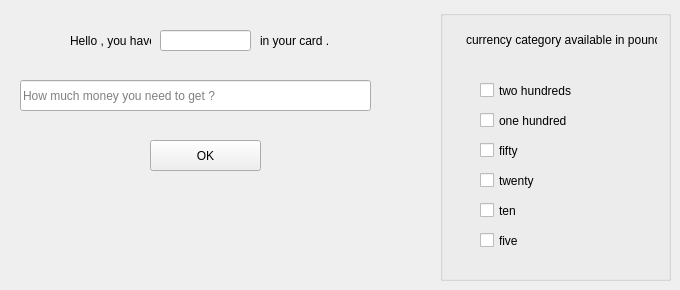
    <widget class="QWidget" name="tab_5">
     <attribute name="title">
      <string>money out</string>
     </attribute>
     <widget class="QPushButton" name="pushButton_15">
      <property name="geometry">
       <rect>
        <x>150</x>
        <y>140</y>
        <width>111</width>
        <height>31</height>
       </rect>
      </property>
      <property name="text">
       <string>OK</string>
      </property>
     </widget>
     <widget class="QLineEdit" name="lineEdit_15">
      <property name="geometry">
       <rect>
        <x>20</x>
        <y>80</y>
        <width>351</width>
        <height>31</height>
       </rect>
      </property>
      <property name="placeholderText">
       <string>How much money you need to get ?</string>
      </property>
     </widget>
     <widget class="QLineEdit" name="lineEdit_16">
      <property name="geometry">
       <rect>
        <x>160</x>
        <y>30</y>
        <width>91</width>
        <height>21</height>
       </rect>
      </property>
     </widget>
     <widget class="QLabel" name="label_18">
      <property name="geometry">
       <rect>
        <x>260</x>
        <y>30</y>
        <width>81</width>
        <height>21</height>
       </rect>
      </property>
      <property name="text">
       <string>in your card .</string>
      </property>
     </widget>
     <widget class="QLabel" name="label_19">
      <property name="geometry">
       <rect>
        <x>70</x>
        <y>30</y>
        <width>81</width>
        <height>21</height>
       </rect>
      </property>
      <property name="text">
       <string>Hello , you have </string>
      </property>
     </widget>
     <widget class="QGroupBox" name="groupBox_11">
      <property name="geometry">
       <rect>
        <x>440</x>
        <y>10</y>
        <width>231</width>
        <height>271</height>
       </rect>
      </property>
      <property name="title">
       <string/>
      </property>
      <widget class="QCheckBox" name="checkBox_6">
       <property name="geometry">
        <rect>
         <x>40</x>
         <y>220</y>
         <width>121</width>
         <height>21</height>
        </rect>
       </property>
       <property name="text">
        <string>five</string>
       </property>
      </widget>
      <widget class="QCheckBox" name="checkBox_4">
       <property name="geometry">
        <rect>
         <x>40</x>
         <y>160</y>
         <width>121</width>
         <height>21</height>
        </rect>
       </property>
       <property name="text">
        <string>twenty</string>
       </property>
      </widget>
      <widget class="QCheckBox" name="checkBox_3">
       <property name="geometry">
        <rect>
         <x>40</x>
         <y>130</y>
         <width>121</width>
         <height>21</height>
        </rect>
       </property>
       <property name="text">
        <string>fifty</string>
       </property>
      </widget>
      <widget class="QCheckBox" name="checkBox_2">
       <property name="geometry">
        <rect>
         <x>40</x>
         <y>100</y>
         <width>121</width>
         <height>21</height>
        </rect>
       </property>
       <property name="text">
        <string>one hundred</string>
       </property>
      </widget>
      <widget class="QCheckBox" name="checkBox_5">
       <property name="geometry">
        <rect>
         <x>40</x>
         <y>190</y>
         <width>121</width>
         <height>21</height>
        </rect>
       </property>
       <property name="text">
        <string>ten</string>
       </property>
      </widget>
      <widget class="QLabel" name="label_20">
       <property name="geometry">
        <rect>
         <x>26</x>
         <y>20</y>
         <width>191</width>
         <height>20</height>
        </rect>
       </property>
       <property name="text">
        <string>currency category available in pounds :</string>
       </property>
      </widget>
      <widget class="QCheckBox" name="checkBox">
       <property name="geometry">
        <rect>
         <x>40</x>
         <y>70</y>
         <width>121</width>
         <height>21</height>
        </rect>
       </property>
       <property name="text">
        <string>two hundreds </string>
       </property>
      </widget>
     </widget>
    </widget>
